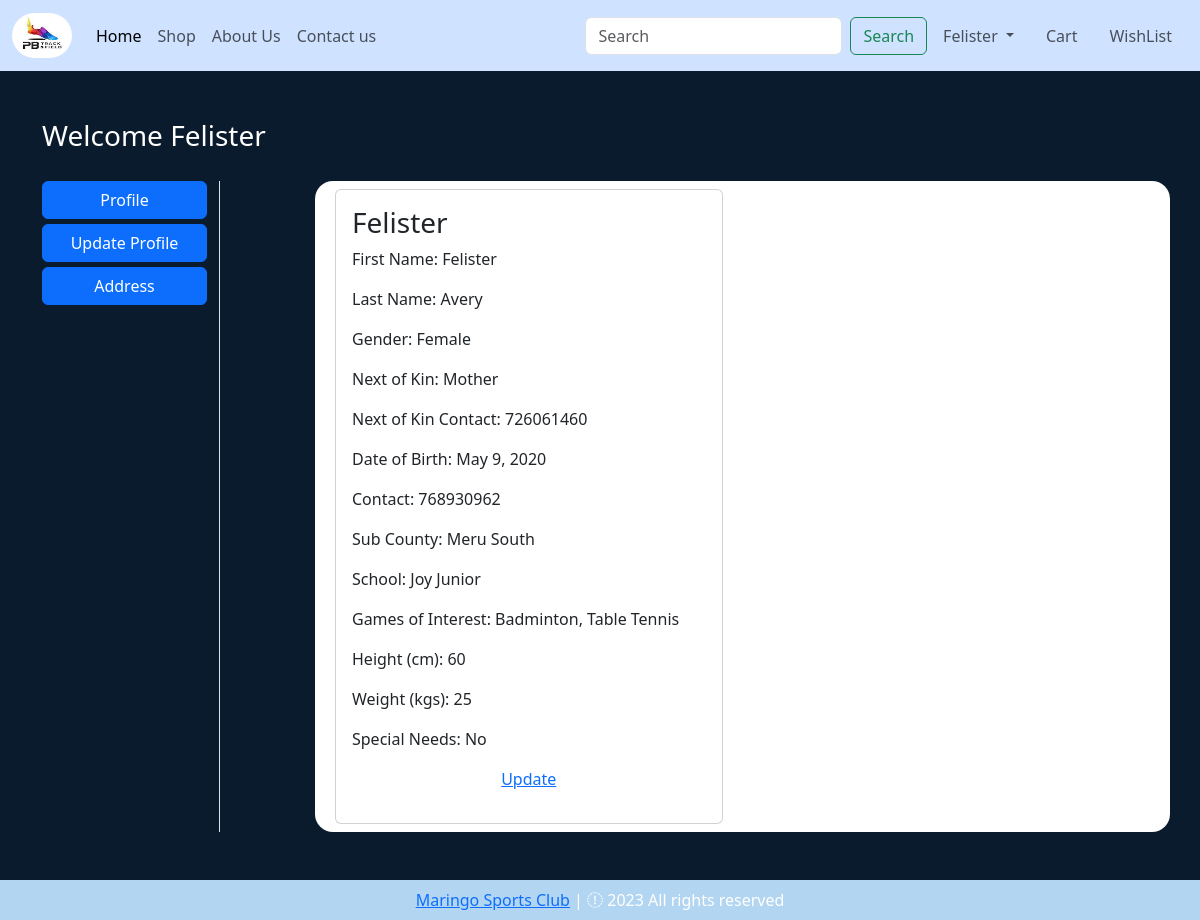
Screenshot of /profile/ (signed in) with the database file from the repository.
### app/models.py (models this page shows, shortened)
class CustomerDetails(models.Model):
    user = models.ForeignKey(User, on_delete=models.CASCADE)
    first_name = models.CharField(max_length=100)
    last_name = models.CharField(max_length=100)
    gender = models.CharField(choices=GENDER_CHOICES, max_length=6)
    next_of_kin = models.CharField(choices=NEXT_OF_KIN, max_length=10)
    next_of_kin_contact = models.IntegerField()
    date_of_birth = models.DateField()
    contact = models.IntegerField()
    sub_county = models.CharField(choices=SUB_COUNTIES, max_length=50)
    school = models.CharField(max_length=300)
    games_of_interest = MultiSelectField(choices=GAMES, max_length=100, max_choices=20)
    height_in_cm = models.IntegerField()
    weight_in_kgs = models.IntegerField()
    special_needs = models.CharField(choices=SPECIAL_NEEDS, max_length=3)

### app/views.py (the view)
# urls.py: path("profile/", views.profile, name='profile'),
@login_required
def profile(request):
    total_cart_items = get_total_cart_items(request)
    total_wishlist_items = get_total_wishlist_items(request)
    if request.user.is_authenticated:
        to_display = CustomerDetails.objects.filter(user=request.user)
    else:
        messages.warning(request, 'Login or Sign up to view Profile')
    return render(request, 'app/profile.html', locals())

### app/views.py (called while the page is built)
def get_total_cart_items(request):
    if request.user.is_authenticated:
        total = len(Cart.objects.filter(user=request.user))
        return total
    else:
        return 0

def get_total_wishlist_items(request):
    if request.user.is_authenticated:
        total = len(WishList.objects.filter(user=request.user))
        return total
    else:
        return 0

### app/templates/app/profile.html (shortened to what this page needs)
{% extends 'app/base.html' %}
{% load static %}
{% block main-content %}
<div class="container my-5">
    <div class="row">
        <h3 style="color: white;"> Welcome <span class="text-capitalize">{{ request.user | capfirst }}</span></h3>
        <div class="col-sm-2 border-end" style="margin-top: 20px;">
            <ul class="list-unstyled">
                <li class="d-grid"><a href="{% url 'profile' %}" class="btn  btn-primary">Profile</a></li>
                <li class="d-grid" style="margin-top: 5px;"><a href="{% url 'update-profile' %}" class="btn btn-primary">Update Profile</a></li>
                <li class="d-grid" style="margin-top: 5px;"><a href="{% url 'address' %}" class="btn btn-primary">Address</a></li>
            </ul>
        </div>
        <div class="col-sm-9 offset-sm-1" style="background-color: white; border-radius: 18px; margin-top: 20px;">
            <div class="row">
                {% for display in to_display %}
                <div class="col-sm-6">
                    <div class="card m-2">
                        <div class="card-body">
                            <h3>{{ display.user | capfirst }}</h3>
                            <p>First Name: {{ display.first_name }}</p>
                            <p>Last Name: {{ display.last_name }}</p>
                            <p>Gender: {{ display.gender }}</p>
                            <p>Next of Kin: {{ display.next_of_kin }}</p>
                            <p>Next of Kin Contact: {{ display.next_of_kin_contact }}</p>
                            <p>Date of Birth: {{ display.date_of_birth }}</p>
                            <p>Contact: {{ display.contact }}</p>
                            <p>Sub County: {{ display.sub_county }}</p>
                            <p>School: {{ display.school }}</p>
                            <p>Games of Interest: {{ display.games_of_interest }}</p>
                            <p>Height (cm): {{ display.height_in_cm }}</p>
                            <p>Weight (kgs): {{ display.weight_in_kgs }}</p>
                            <p>Special Needs: {{ display.special_needs }}</p>
                            <p class="text-center"><a href="{% url 'update-profile' %}">Update</a></p>
                        </div>
                    </div>
                </div>
                {% endfor %}
            </div>
        </div>
    </div>
</div>
{% endblock main-content %}

### app/templates/app/base.html (shortened to what this page needs)
<!DOCTYPE html>
{% load static %}
<html lang="en">
<head>
    <link href="https://cdn.jsdelivr.net/npm/bootstrap@5.3.0-alpha3/dist/css/bootstrap.min.css" rel="stylesheet">
    <link rel="stylesheet" href="{% static 'app/css/owl.carousel.min.css' %}">
    <link rel="stylesheet" href="{% static 'app/css/all.min.css' %}">
    <link rel="stylesheet" href="{% static 'app/css/style.css' %}">
    <link rel="stylesheet" href="https://cdnjs.cloudflare.com/ajax/libs/font-awesome/4.7.0/css/font-awesome.min.css">
</head>
<body style="background-color: #091b2c;">
    <nav class="navbar navbar-expand-lg nabar-dark bg-primary-subtle">
        <div class="container-fluid">
          <a class="navbar-brand" href="#">
            <img src="{% static 'app/images/logo1.jpg' %}" alt="logo" style="border-radius: 500px; height: 45px; width: 60px;">
          </a>
          <div class="collapse navbar-collapse" id="navbarSupportedContent">
            <ul class="navbar-nav me-auto mb-2 mb-lg-0">
              <li class="nav-item">
                <a class="nav-link active" aria-current="page" href="/">Home</a>
              </li>
              <li class="nav-item">
                <a class="nav-link text-grey" href="{% url 'shop' %}">Shop</a>
              </li>
              <li class="nav-item">
                <a class="nav-link text-grey" href="{% url 'about' %}">About Us</a>
              </li>
              <li class="nav-item">
                <a class="nav-link text-grey" href="{% url 'contact' %}">Contact us</a>
              </li>
            </ul>
            <form class="d-flex" role="search" action="/search">
              <input class="form-control me-2" name="search" type="search" placeholder="Search" aria-label="Search">
              <button class="btn btn-outline-success" type="submit">Search</button>
            </form>
          </div>
          {% if request.user.is_authenticated %}
          <ul class="navbar-nav me-auto mb-2 mb-lg-0">
            <li class="nav-item dropdown mx-2">
              <a class="nav-link dropdown-toggle text-grey" href="#" role="button", id="profileDropdown"
              data-bs-toggle="dropdown" aria-hidden="false" \>
                {{ request.user | capfirst }}
              </a>
            </li>
            <li class="nav-item mx-2">
              <a class="nav-link text-grey" href="{% url 'show-cart' %}"> Cart</a>
            </li>
            <li class="nav-item mx-2">
              <a class="nav-link text-grey" href="{% url 'wishlist' %}"> WishList</a>
            </li>
            {% else %}
              <a class="nav-link text-grey" style="margin: 0px 20px 0px 50px;" href="{% url 'login' %}">Login</a>
          </ul>
          {% endif %}
        </div>
      </nav>
    {% block main-content %}
    {% endblock main-content %}
    <footer class="container-fluid  text-center p-2 mt-5" style="background-color: rgb(178, 213, 241); color: white;">
      <a href="https://github.com/Frost-Codes">Maringo Sports Club</a> | <span><i class="fa-sharp fa-regular fa-copyright"></i></span> 2023 All rights reserved
    </footer>
</body>
</html>

### rows the page displays
CustomerDetails: user "Felister", first_name "Felister", last_name "Avery", gender "Female", next_of_kin "Mother", next_of_kin_contact "726061460", date_of_birth "May 9, 2020", contact "768930962", sub_county "Meru South", school "Joy Junior", games_of_interest "Badminton, Table Tennis", height_in_cm "60", weight_in_kgs "25", special_needs "No"

### other values shown
{{ request.user | capfirst }} "Felister"
